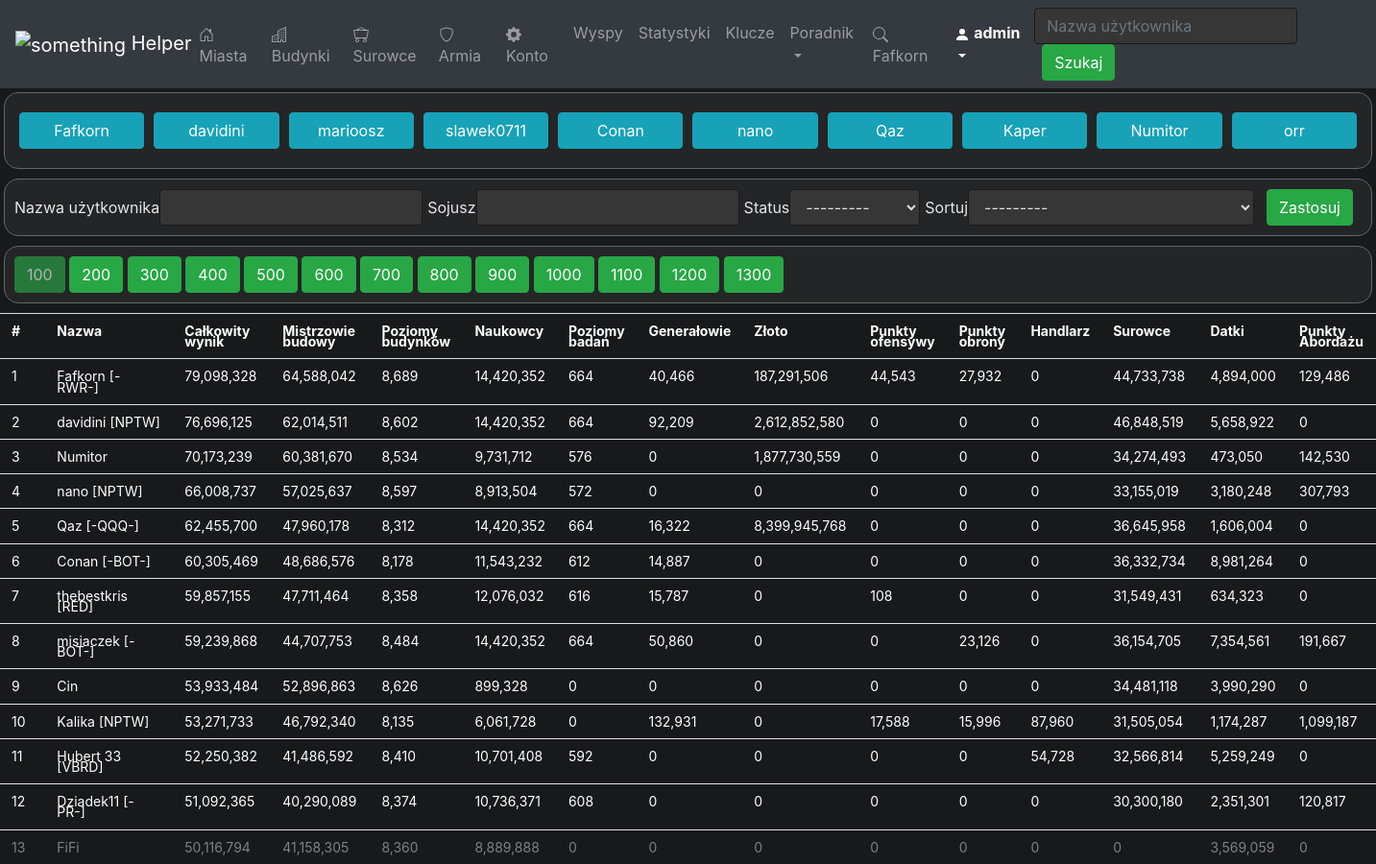
The page /users/ (signed in, upper part) on the database as committed earlier.
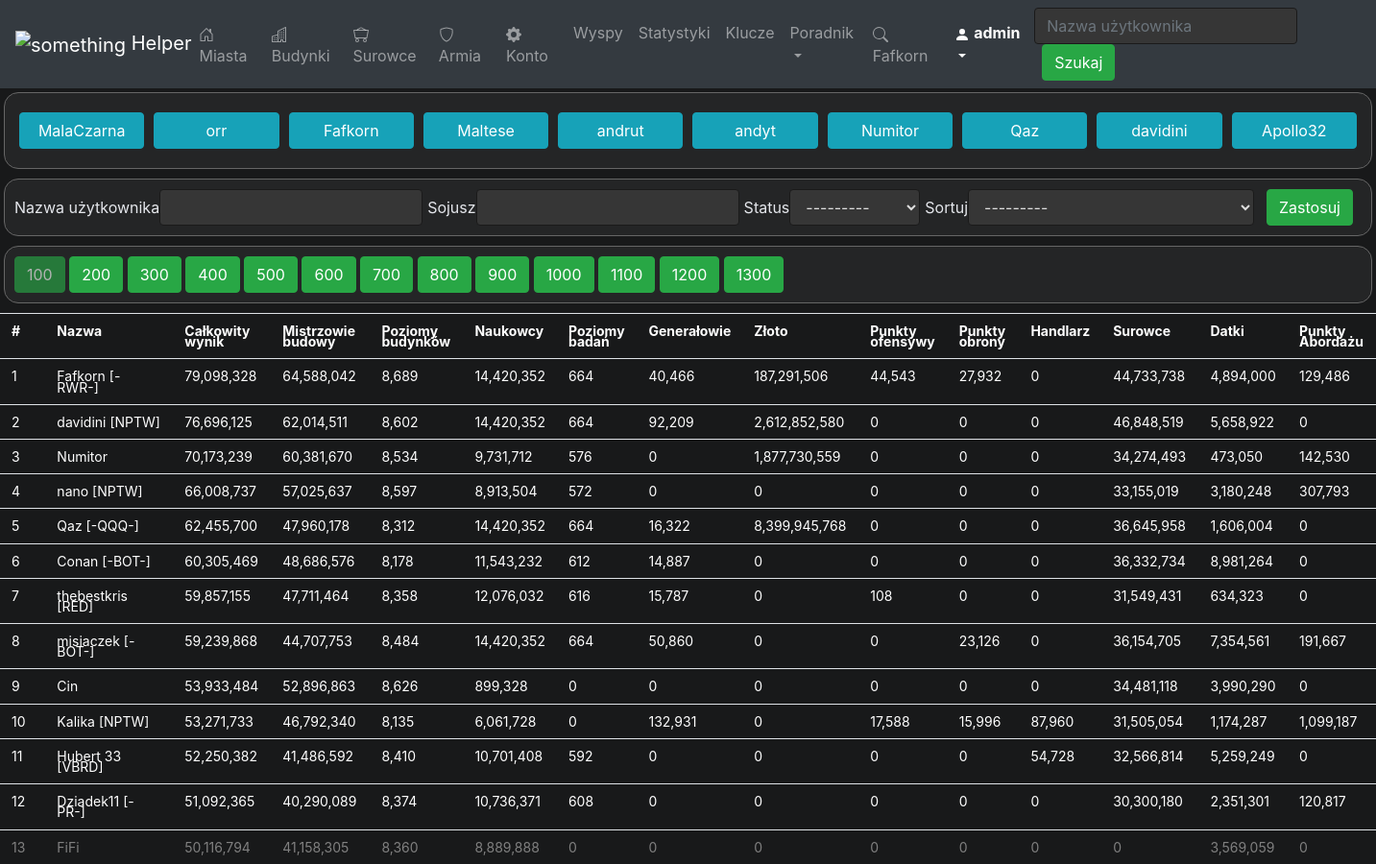
The same page on the database as committed later.
### mysite/helper/models.py (models this page shows, shortened)
class User(models.Model):
    user_name = models.CharField(max_length=50)
    user_status = models.ForeignKey(UserStatus, on_delete=models.SET_NULL, default=None, null=True)
    shipping_future = models.IntegerField(default=0)
    economy_future = models.IntegerField(default=0)
    science_future = models.IntegerField(default=0)
    military_future = models.IntegerField(default=0)
    score = models.IntegerField(default=0)
    master_builders = models.IntegerField(default=0)
    building_levels = models.IntegerField(default=0)
    scientists = models.IntegerField(default=0)
    research_level = models.IntegerField(default=0)
    generals = models.IntegerField(default=0)
    gold = models.BigIntegerField(default=0)
    offensive = models.IntegerField(default=0)
    defensive = models.IntegerField(default=0)
    trading = models.IntegerField(default=0)
    resources = models.IntegerField(default=0)
    donations = models.IntegerField(default=0)
    piracy = models.IntegerField(default=0)
    alliance = models.CharField(max_length=50, default='', null=True)
    last_visit = models.DateTimeField(default=datetime(2015, 10, 9, 23, 55, 59, 342380))

### mysite/helper/views/users.py (the view)
# urls.py: path('users/', users.get_users, name='users'),
@login_required(login_url='helper:login')
def get_users(request):
    connected_user = DefaultUsersConnection.objects.filter(auth_user=request.user.id)
    user = connected_user[0] if connected_user else User.objects.get(pk=1)
    visited_users = User.objects.order_by('last_visit').reverse()[:10]
    my_filter = UserFilter(request.GET, queryset=User.objects.order_by('score').reverse())
    user_name = request.GET.get('user_name', '')
    alliance = request.GET.get('alliance', '')
    user_status = request.GET.get('user_status', '')
    order_by = request.GET.get('order_by', '')
    users_list = my_filter.qs
    results_on_page = 100
    paginator = Paginator(users_list, results_on_page)
    page_num = request.GET.get('page', 1)
    page = paginator.page(page_num)
    has_pages = math.ceil(users_list.count() / results_on_page)
    buttons = []
    for i, val in enumerate(range(has_pages)):
        buttons.append([int((i+1)*results_on_page), int(i+1)])
    context = {'users_list': page,
               'user': user,
               'my_filter': my_filter,
               'user_name': user_name,
               'alliance': alliance,
               'user_status': user_status,
               'order_by': order_by,
               'visited_users': visited_users,
               'buttons': buttons, 'page_num': int(page_num),
               'nav_active': 'users',
               'title': 'Użytkownicy'
               }
    return render(request, 'helper/users.html', context)

### mysite/helper/models.py (called while the page is built)
    def __str__(self):
        return self.user_status_name

### mysite/helper/templatetags/helper_extras.py (called while the page is built)
@register.filter
def get_pos(position, page_num):
    try:
        return int(page_num-1) * 100 + int(position)
    except (ValueError, ZeroDivisionError):
        return None

@register.filter
def number_commas(number):
    return re.sub("(\d)(?=(\d{3})+(?!\d))", r"\1,", "%d" % number)

### mysite/helper/templates/helper/users.html (shortened to what this page needs)
{% extends "base.html" %}
{% load static %}
{% load crispy_forms_tags %}
{% block head %}
        <link rel="stylesheet" type="text/css" href="{% static 'helper/users.css' %}">
        {% load helper_extras %}
{% endblock %}
{% block content %}
        {% load widget_tweaks %}
        {% include "helper/navigation.html" %}
        <div class="tile">
            <div class="row visited-users-div">
                {% for user in visited_users %}
                    <a class="btn btn-info btn-visit" href="{% url 'helper:user_towns' user.id %}">{{user.user_name}}</a>
                {% endfor %}
            </div>
        </div>
        <div class="tile">
            <div style="display: inline-block">
                <form action="{% url 'helper:users'%}" method="get" id="order-form" class="form-inline" >
                    {{ my_filter.form|crispy }}
                    <button class="btn btn-success btn-action" type="submit" style="display: inline-block">Zastosuj</button>
                </form>
            </div>
        </div>
        <div class="page-div">
            <div>
                {% if buttons %}
                {% for button in buttons %}
                    <a href="{% url 'helper:users' %}?page={{button.1}}&user_name={{user_name}}&alliance={{alliance}}&user_status={{user_status}}&order_by={{order_by}}" class="btn btn-success  {% if button.1 == page_num %} disabled {% endif %}">{{button.0}}</a>
                {% endfor %}
                {% else %}
                <h5>Nie znaleziono graczy</h5>
                {% endif %}
            </div>
        </div>
        <div class="users-div">
            {% if users_list %}
                <table class="table">
                    <tr>
                        <th>#</th>
                        <th>Nazwa</th>
                        <th>Całkowity wynik</th>
                        <th>Mistrzowie budowy</th>
                        <th>Poziomy budynków</th>
                        <th>Naukowcy</th>
                        <th>Poziomy badań</th>
                        <th>Generałowie</th>
                        <th>Złoto</th>
                        <th>Punkty ofensywy</th>
                        <th>Punkty obrony</th>
                        <th>Handlarz</th>
                        <th>Surowce</th>
                        <th>Datki</th>
                        <th>Punkty Abordażu</th>
                    </tr>
                    {% for user in users_list %}
                        <tr class="{% ifequal user.user_status.id 2 %} inactive-player {% endifequal%} {% ifequal user.user_status.id 3 %} deleted-player {% endifequal%}">
                            <td>{{forloop.counter|get_pos:page_num }}</td>
                            <td><a class="player-a" href="{% url 'helper:user_towns' user.id %}">
                                {{ user.user_name }}
                                {% if user.alliance %}
                                    [{{user.alliance}}]
                                {% endif %}
                            </a></td>
                            <td>{{user.score|number_commas}}</td>
                            <td>{{user.master_builders|number_commas}}</td>
                            <td>{{user.building_levels|number_commas}}</td>
                            <td>{{user.scientists|number_commas}}</td>
                            <td>{{user.research_level|number_commas}}</td>
                            <td>{{user.generals|number_commas}}</td>
                            <td>{{user.gold|number_commas}}</td>
                            <td>{{user.offensive|number_commas}}</td>
                            <td>{{user.defensive|number_commas}}</td>
                            <td>{{user.trading|number_commas}}</td>
                            <td>{{user.resources|number_commas}}</td>
                            <td>{{user.donations|number_commas}}</td>
                            <td>{{user.piracy|number_commas}}</td>
                        </tr>
                    {% endfor %}
                </table>
            {% endif %}
        </div>
{% endblock %}

### mysite/helper/templates/helper/navigation.html (shortened to what this page needs)
{% load widget_tweaks %}
{% load static %}
<nav class="navbar navbar-expand-lg navbar-dark bg-dark">
        <a class="navbar-brand" href="{% url 'helper:users' %}">
            <img style="margin: 0px;" src="{% static "helper/icons/icon.png" %}" alt="something" width="30px" height="30" >
            Helper
        </a>
        <ul class="navbar-nav mr-auto">
            <li class="nav-item {% if nav_active == 'user_towns' %}active{% endif %}">
                <a class="nav-link" href="{% url 'helper:user_towns' user.id %}">
                    Miasta
                </a>
            </li>
            <li class="nav-item {% if nav_active == 'user_buildings' %}active{% endif %}">
                <a class="nav-link" href="{% url 'helper:user_buildings' user.id %}">
                    Budynki
                </a>
            </li>
            <li class="nav-item {% if nav_active == 'user_resources' %}active{% endif %}">
                <a class="nav-link" href="{% url 'helper:user_resources' user.id %}">
                    Surowce
                </a>
            </li>
            <li class="nav-item {% if nav_active == 'user_army' %}active{% endif %}">
                <a class="nav-link" href="{% url 'helper:user_army' user.id %}">
                    Armia
                </a>
            </li>
            <li class="nav-item {% if nav_active == 'user_account' %}active{% endif %}" >
                <a class="nav-link" href="{% url 'helper:user_account' user.id %}">
                    Konto
                </a>
            </li>
            <li class="nav-item {% if nav_active == 'islands' %}active{% endif %}">
                <a class="nav-link" href="{% url 'helper:islands' user.id %}">
                    Wyspy
                </a>
            </li>
            <li class="nav-item {% if nav_active == 'statistics' %}active{% endif %}">
                <a class="nav-link" href="{% url 'helper:statistics' user.id %}">
                    Statystyki
                </a>
            </li>
            {% if request.user.is_staff %}
                <li class="nav-item {% if nav_active == 'key_manager' %}active{% endif %}">
                    <a class="nav-link" href="{% url 'helper:key_manager' %}">
                        Klucze
                    </a>
                </li>
            {% endif %}
            <li class="nav-item dropdown  {% if nav_active == 'guide' %}active{% endif %}" >
                <a class="nav-link dropdown-toggle" href="#" id="navbarDropdown" role="button" data-toggle="dropdown" aria-haspopup="true" aria-expanded="false">
                  Poradnik
                </a>
            </li>
        </ul>
        <ul class="navbar-nav ml-auto">
            <li class="nav-item">
                <a class="nav-link inactive" href="">
                    {{user.user_name}}
                </a>
            </li>
            <li class="nav-item dropdown active" >
                <a class="nav-link dropdown-toggle" href="#" id="userDropdown" role="button" data-toggle="dropdown" aria-haspopup="true" aria-expanded="false">
                    <svg width="1em" height="1em" viewBox="0 0 16 16" class="bi bi-person-fill" fill="currentColor" xmlns="http://www.w3.org/2000/svg">
                        <path fill-rule="evenodd" d="M3 14s-1 0-1-1 1-4 6-4 6 3 6 4-1 1-1 1H3zm5-6a3 3 0 1 0 0-6 3 3 0 0 0 0 6z"/>
                    </svg>
                    {{request.user}}
                </a>
            </li>
        </ul>
        <form class="form-inline my-2 my-lg-0" action="{% url 'helper:users'%}" method="get">
            <input type="search" class="form-control mr-sm-2" name="user_name" placeholder="Nazwa użytkownika">
            <button type="submit" class="btn btn-success btn-action">Szukaj</button>
        </form>
    </nav>

Rows that differ between the two databases and show on the page:
no longer on this page (row unchanged): User: user_name "marioosz"
no longer on this page (row unchanged): User: user_name "slawek0711"
no longer on this page (row edited): User: user_name "Kaper"
no longer on one of the page's lists (row unchanged): User: user_name "nano"
no longer on one of the page's lists (row unchanged): User: user_name "Conan"
now on this page (row edited): User: user_name "MalaCzarna"
changed User "orr": moves up the list
now on this page (row edited): User: user_name "Maltese"
now on this page (row edited): User: user_name "andrut"
now on this page (row edited): User: user_name "andyt"
changed User "Numitor": moves up the list
changed User "Qaz": moves down the list
now on this page (row edited): User: user_name "Apollo32"
